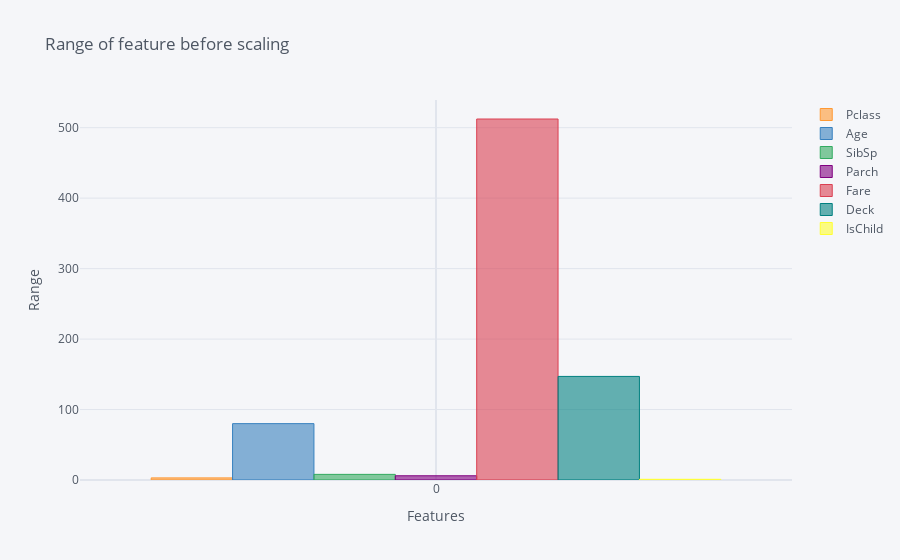

Here is the notebook cell this chart was saved with:
### Code cell
#Untuk melakukan normalisasi data untuk mencegah penggabungan algoritma penurunan gradien
ranges = titanic_df[['Pclass', 'Age', 'SibSp', 'Parch', 'Fare', 'Deck', 'IsChild']].max().to_frame().T
ranges.iplot(kind='bar', xTitle='Features', yTitle='Range', title='Range of feature before scaling')

### Figure 1 — Plotly figure (JSON) as saved in the notebook; plotly's stock layout.template omitted (floating-point values rounded to 4 significant figures)
{"data": [{"marker": {"color": "rgba(255, 153, 51, 0.6)", "line": {"color": "rgba(255, 153, 51, 1.0)", "width": 1}}, "name": "Pclass", "orientation": "v", "text": "", "type": "bar", "x": [0], "y": [3]}, {"marker": {"color": "rgba(55, 128, 191, 0.6)", "line": {"color": "rgba(55, 128, 191, 1.0)", "width": 1}}, "name": "Age", "orientation": "v", "text": "", "type": "bar", "x": [0], "y": [80]}, {"marker": {"color": "rgba(50, 171, 96, 0.6)", "line": {"color": "rgba(50, 171, 96, 1.0)", "width": 1}}, "name": "SibSp", "orientation": "v", "text": "", "type": "bar", "x": [0], "y": [8]}, {"marker": {"color": "rgba(128, 0, 128, 0.6)", "line": {"color": "rgba(128, 0, 128, 1.0)", "width": 1}}, "name": "Parch", "orientation": "v", "text": "", "type": "bar", "x": [0], "y": [6]}, {"marker": {"color": "rgba(219, 64, 82, 0.6)", "line": {"color": "rgba(219, 64, 82, 1.0)", "width": 1}}, "name": "Fare", "orientation": "v", "text": "", "type": "bar", "x": [0], "y": [512.3]}, {"marker": {"color": "rgba(0, 128, 128, 0.6)", "line": {"color": "rgba(0, 128, 128, 1.0)", "width": 1}}, "name": "Deck", "orientation": "v", "text": "", "type": "bar", "x": [0], "y": [147]}, {"marker": {"color": "rgba(255, 255, 51, 0.6)", "line": {"color": "rgba(255, 255, 51, 1.0)", "width": 1}}, "name": "IsChild", "orientation": "v", "text": "", "type": "bar", "x": [0], "y": [1]}], "layout": {"legend": {"bgcolor": "#F5F6F9", "font": {"color": "#4D5663"}}, "paper_bgcolor": "#F5F6F9", "plot_bgcolor": "#F5F6F9", "title": {"font": {"color": "#4D5663"}, "text": "Range of feature before scaling"}, "xaxis": {"gridcolor": "#E1E5ED", "showgrid": true, "tickfont": {"color": "#4D5663"}, "title": {"font": {"color": "#4D5663"}, "text": "Features"}, "zerolinecolor": "#E1E5ED"}, "yaxis": {"gridcolor": "#E1E5ED", "showgrid": true, "tickfont": {"color": "#4D5663"}, "title": {"font": {"color": "#4D5663"}, "text": "Range"}, "zerolinecolor": "#E1E5ED"}}}
